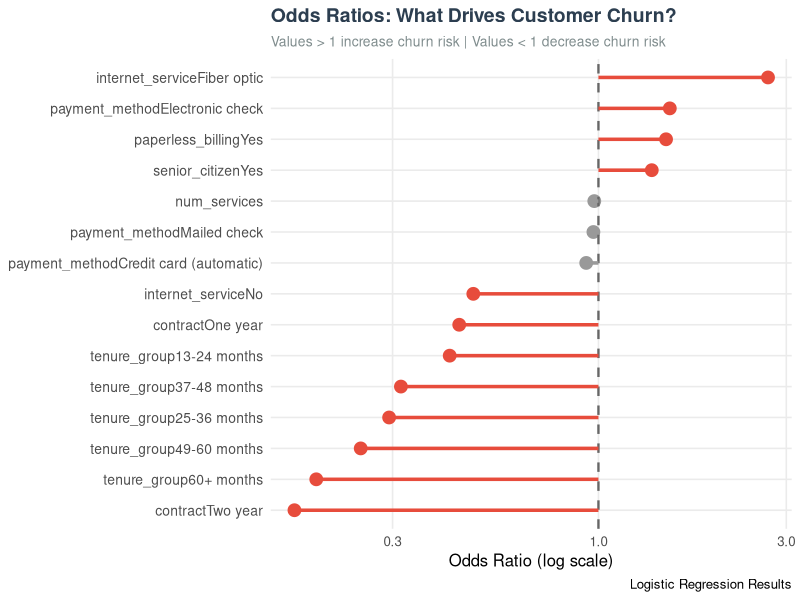

This figure's R source:
# ==================================================
# FUTURE_DS_02
# Statistical Analysis - Chi-Square & Logistic Regression
# ==================================================

library(tidyverse)
library(scales)
library(broom)
library(gridExtra)

# Load cleaned data

churn <- read.csv("data/cleaned/telco_churn_clean.csv")
churn <- churn %>% mutate(across(where(is.character), as.factor))

# Create binary churn variable
churn$churn_binary <- ifelse(churn$churn == "Yes", 1, 0)

cat("\n================================================")
cat("\n  STATISTICAL ANALYSIS")
cat("\n================================================\n")

# ==================================================
# 1. CHI-SQUARE TESTS - Which factors matter?
# ==================================================
cat("\n==================== CHI-SQUARE TESTS ====================\n")
cat("H0: No relationship between variable and churn\n")
cat("H1: Significant relationship exists\n\n")

# Variables to test
test_vars <- c("gender", "senior_citizen", "partner", "dependents", 
               "phone_service", "multiple_lines", "internet_service",
               "online_security", "online_backup", "device_protection",
               "tech_support", "streaming_tv", "streaming_movies",
               "contract", "paperless_billing", "payment_method",
               "tenure_group", "monthly_charges_group", "has_internet")

chi_square_results <- data.frame(
  Variable = character(),
  Chi_Square = numeric(),
  df = integer(),
  p_value = numeric(),
  Significant = character(),
  stringsAsFactors = FALSE
)

for (var in test_vars) {
  contingency_table <- table(churn[[var]], churn$churn)
  chi_test <- chisq.test(contingency_table)
  
  chi_square_results <- rbind(chi_square_results, data.frame(
    Variable = var,
    Chi_Square = round(chi_test$statistic, 2),
    df = chi_test$parameter,
    p_value = format(chi_test$p.value, scientific = TRUE, digits = 4),
    Significant = ifelse(chi_test$p.value < 0.05, "✅ YES", "❌ NO"),
    stringsAsFactors = FALSE
  ))
}

# Sort by significance
chi_square_results <- chi_square_results %>% arrange(p_value)

cat("\nChi-Square Test Results (sorted by significance):\n")
print(chi_square_results, row.names = FALSE)

# Count significant factors
sig_count <- sum(grepl("YES", chi_square_results$Significant))
cat("\nSignificant factors:", sig_count, "out of", nrow(chi_square_results), "\n")

# ==================================================
# 2. CRAMER'S V - Effect Size
# ==================================================
cat("\n==================== CRAMER'S V - EFFECT SIZE ====================\n")

cramers_v_results <- data.frame(
  Variable = character(),
  Cramers_V = numeric(),
  Strength = character(),
  stringsAsFactors = FALSE
)

for (var in test_vars) {
  contingency_table <- table(churn[[var]], churn$churn)
  chi_test <- chisq.test(contingency_table)
  
  n <- sum(contingency_table)
  min_dim <- min(dim(contingency_table)) - 1
  cramers_v <- sqrt(chi_test$statistic / (n * min_dim))
  
  strength <- case_when(
    cramers_v >= 0.5 ~ "Strong",
    cramers_v >= 0.3 ~ "Moderate",
    cramers_v >= 0.1 ~ "Weak",
    TRUE ~ "Negligible"
  )
  
  cramers_v_results <- rbind(cramers_v_results, data.frame(
    Variable = var,
    Cramers_V = round(cramers_v, 4),
    Strength = strength,
    stringsAsFactors = FALSE
  ))
}

cramers_v_results <- cramers_v_results %>% arrange(desc(Cramers_V))
print(cramers_v_results, row.names = FALSE)

# ==================================================
# 3. LOGISTIC REGRESSION MODEL
# ==================================================
cat("\n==================== LOGISTIC REGRESSION ====================\n")
cat("Model: Churn ~ Contract + Tenure + Internet + Payment + Services\n\n")

# Build model
logit_model <- glm(churn_binary ~ contract + tenure_group + internet_service + 
                     payment_method + num_services + senior_citizen + paperless_billing,
                   data = churn, family = "binomial")

# Summary
model_summary <- summary(logit_model)
print(model_summary)

# ==================================================
# 4. ODDS RATIOS
# ==================================================
cat("\n==================== ODDS RATIOS ====================\n")

# Extract coefficients and calculate odds ratios
odds_ratios <- tidy(logit_model) %>%
  mutate(
    odds_ratio = round(exp(estimate), 3),
    p_value = format(p.value, scientific = TRUE, digits = 3),
    significant = ifelse(p.value < 0.05, "✅", "❌")
  ) %>%
  filter(term != "(Intercept)") %>%
  arrange(desc(abs(odds_ratio - 1)))

print(odds_ratios, n = 30)

# ==================================================
# 5. MODEL PERFORMANCE
# ==================================================
cat("\n==================== MODEL PERFORMANCE ====================\n")

# Pseudo R-squared
null_deviance <- logit_model$null.deviance
residual_deviance <- logit_model$deviance
pseudo_r2 <- 1 - (residual_deviance / null_deviance)

cat("Pseudo R-squared (McFadden):", round(pseudo_r2, 4), "\n")
cat("AIC:", round(AIC(logit_model), 2), "\n")

# Confusion Matrix
churn$predicted_prob <- predict(logit_model, type = "response")
churn$predicted_churn <- ifelse(churn$predicted_prob > 0.5, "Yes", "No")

confusion <- table(Actual = churn$churn, Predicted = churn$predicted_churn)
cat("\nConfusion Matrix:\n")
print(confusion)

# Accuracy
accuracy <- sum(diag(confusion)) / sum(confusion)
cat("\nAccuracy:", round(accuracy * 100, 2), "%\n")

# Sensitivity & Specificity
sensitivity <- confusion[2,2] / sum(confusion[2,])
specificity <- confusion[1,1] / sum(confusion[1,])
cat("Sensitivity (True Positive Rate):", round(sensitivity * 100, 2), "%\n")
cat("Specificity (True Negative Rate):", round(specificity * 100, 2), "%\n")

# ==================================================
# 6. KEY PREDICTORS SUMMARY
# ==================================================
cat("\n==================== TOP CHURN PREDICTORS ====================\n")

top_predictors <- odds_ratios %>%
  filter(significant == "✅") %>%
  arrange(desc(odds_ratio)) %>%
  head(10)

cat("\nTop factors that INCREASE churn risk (Odds Ratio > 1):\n")
top_predictors %>%
  filter(odds_ratio > 1) %>%
  print(n = 10)

cat("\nTop factors that DECREASE churn risk (Odds Ratio < 1):\n")
top_predictors %>%
  filter(odds_ratio < 1) %>%
  print(n = 10)

# ==================================================
# SAVE RESULTS
# ==================================================
dir.create("outputs/tables", recursive = TRUE, showWarnings = FALSE)

write.csv(chi_square_results, "outputs/tables/chi_square_results.csv", row.names = FALSE)
write.csv(cramers_v_results, "outputs/tables/cramers_v_results.csv", row.names = FALSE)
write.csv(odds_ratios, "outputs/tables/odds_ratios.csv", row.names = FALSE)

# ==================================================
# VISUALIZATION: Odds Ratios Forest Plot
# ==================================================
dir.create("outputs/figures", recursive = TRUE, showWarnings = FALSE)

# Top 15 predictors
top15 <- odds_ratios %>%
  filter(term != "(Intercept)") %>%
  arrange(desc(odds_ratio)) %>%
  head(15)

forest_plot <- ggplot(top15, aes(x = odds_ratio, y = reorder(term, odds_ratio), color = significant)) +
  geom_point(size = 4) +
  geom_vline(xintercept = 1, linetype = "dashed", color = "gray40", linewidth = 0.8) +
  geom_segment(aes(x = 1, xend = odds_ratio, y = term, yend = term), linewidth = 1.2) +
  scale_color_manual(values = c("✅" = "#e74c3c", "❌" = "gray60"), guide = "none") +
  scale_x_log10(labels = comma) +
  labs(title = "Odds Ratios: What Drives Customer Churn?",
       subtitle = "Values > 1 increase churn risk | Values < 1 decrease churn risk",
       x = "Odds Ratio (log scale)", y = NULL,
       caption = "Logistic Regression Results") +
  theme_minimal(base_size = 12) +
  theme(plot.title = element_text(face = "bold", size = 14, color = "#2c3e50"),
        plot.subtitle = element_text(size = 10, color = "#7f8c8d"),
        axis.text.y = element_text(size = 10),
        panel.grid.minor = element_blank())

ggsave("outputs/figures/odds_ratios_forest.png", forest_plot, width = 12, height = 7, dpi = 300, bg = "white")

# ==================================================
# FINAL STATISTICAL SUMMARY
# ==================================================
cat("\n\n================================================")
cat("\n  STATISTICAL ANALYSIS COMPLETE")
cat("\n================================================\n")
cat("Significant Predictors:", sig_count, "of", nrow(chi_square_results), "\n")
cat("Model Pseudo R-squared:", round(pseudo_r2, 4), "\n")
cat("Model Accuracy:", round(accuracy * 100, 2), "%\n")
cat("\n✅ Results saved to outputs/tables/ and outputs/figures/\n")
